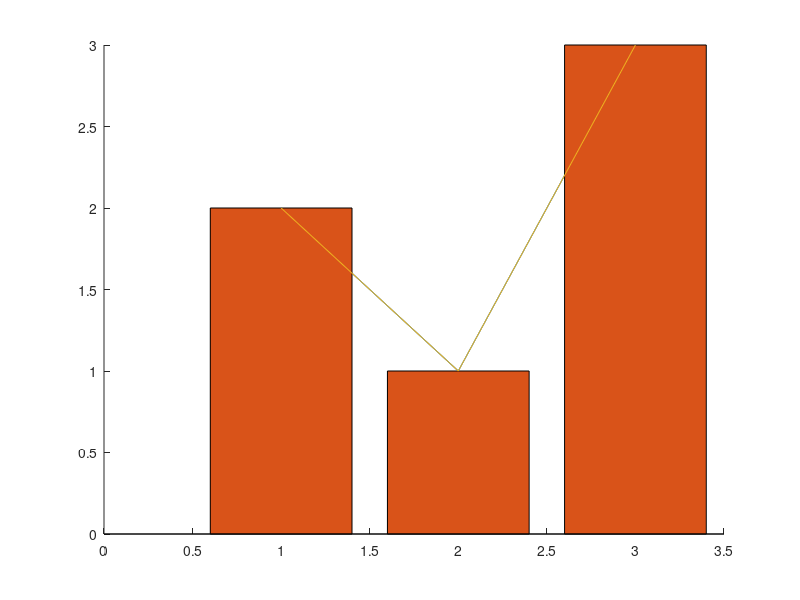

Source code (MATLAB): (Note: this script raises an error after producing the figure.)
% oi136_create - open item 136, fourth probe: a CreateFcn given in the making call runs after every
% other option is set, whichever side of it they stand; and a group's members made in it are its
% children, newest first. Headless in R2025b and in JGraph.
set(groot, 'DefaultFigureVisible', 'off');
f = figure;
ax = axes(f);
hold(ax, 'on');
x = 1:3; y = [2 1 3];
plot(ax, x, y, 'CreateFcn', @(h, e) fprintf('plot create: tag=%s ud=%s\n', h.Tag, mat2str(h.UserData)), 'Tag', 'after', 'UserData', 5);
bar(ax, y, 'Tag', 'before', 'CreateFcn', @(h, e) fprintf('bar create: tag=%s\n', h.Tag));
line(ax, x, y, 'CreateFcn', @(h, e) fprintf('line create: tag=%s\n', h.Tag), 'Tag', 'lineafter');
g = hggroup(ax);
a = line(g, x, y, 'Tag', 'first');
b = text(g, 1, 1, 'b', 'Tag', 'second');
c = hggroup(g, 'Tag', 'third');
d = light(g, 'Tag', 'fourth');
fprintf('group children: %s\n', strjoin(get(g.Children, 'Tag')', ' '));
set(b, 'Parent', ax);
fprintf('after text left: %s, text parent %s\n', strjoin(get(g.Children, 'Tag')', ' '), b.Parent.Type);
set(a, 'Parent', c);
fprintf('after line moved in: %s; inner %s; line parent %s\n', strjoin(get(g.Children, 'Tag')', ' '), get(c.Children, 'Tag'), a.Parent.Tag);
disp('done');
